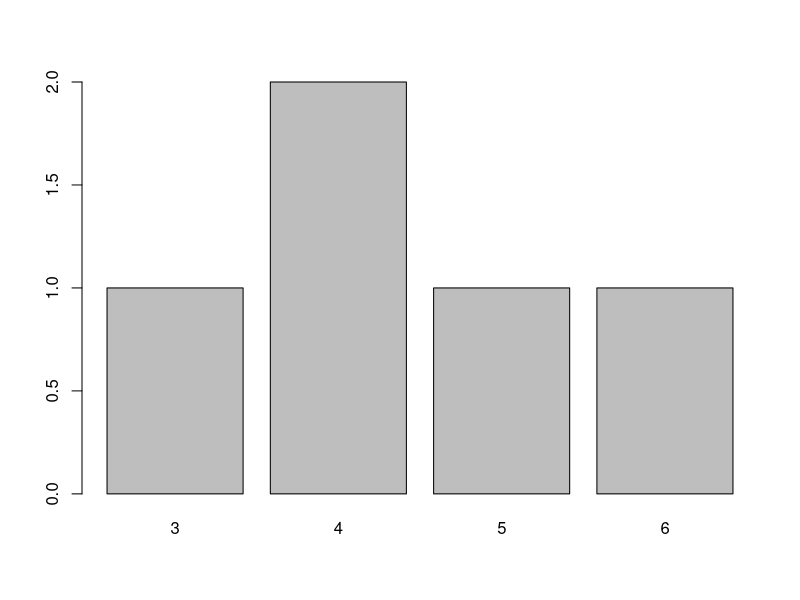
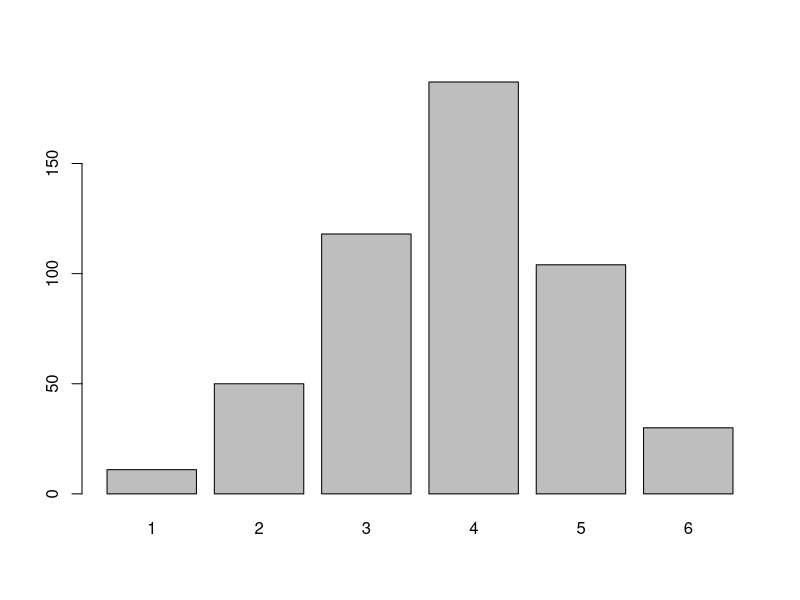
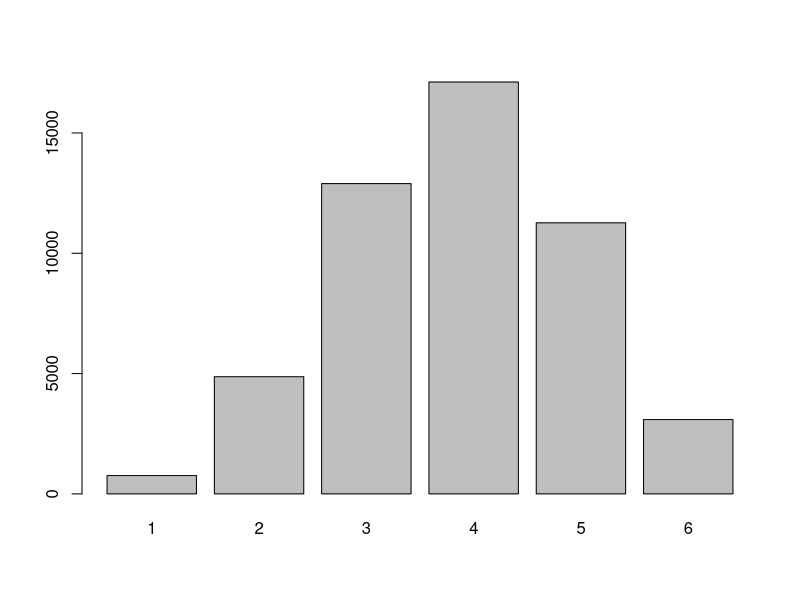

The R source for these figures, in order:
"
****************************************************************
Name: Dave Himani 
Student Number: A00178443

QMM 1001 Lab 6
****************************************************************
"

#############								   	                  
#Question #1							
#############
  
# a)

x <- 1:6
prob.x <- c(0.01477, 0.09900, 0.25800, 0.34200, 0.22600, 0.06023)
rbind(x, prob.x)

# b)

sum(x * prob.x)
sum((x - sum(x * prob.x))^2*prob.x)

# c)

#5 times
s5 <- sample(x, 5, prob = prob.x, replace = TRUE)
table(s5)
barplot(table(s5))

#500 times
s500 <- sample(x, 500, prob = prob.x, replace = TRUE)
table(s500)
barplot(table(s500))

#50000 times
s50000 <- sample(x, 50000, prob = prob.x, replace = TRUE)
table(s50000)
barplot(table(s50000))

# d)

#5 times
mean(s5)
var(s5)

#500 times
mean(s500)
var(s500)

#50000 times
mean(s50000)
var(s50000)

#They seem to approach a normal distribution.

#############								   	                  
#Question #2							
#############

# a) Exactly 50 people have high blood pressure = 0.01485

dbinom(50, 200, 0.20)

# b) Less than 70 people have high blood pressure = 0.9999

pbinom(69, 200, 0.20)

# c) More than 25, but less than 50 people have high blood pressure = 0.9958

pbinom(49, 200, 0.20) - pbinom(25, 200, 0.20)

# d) More than 160 people do not have high blood pressure = 0

1 - pbinom(160, 200, 0.20, FALSE)